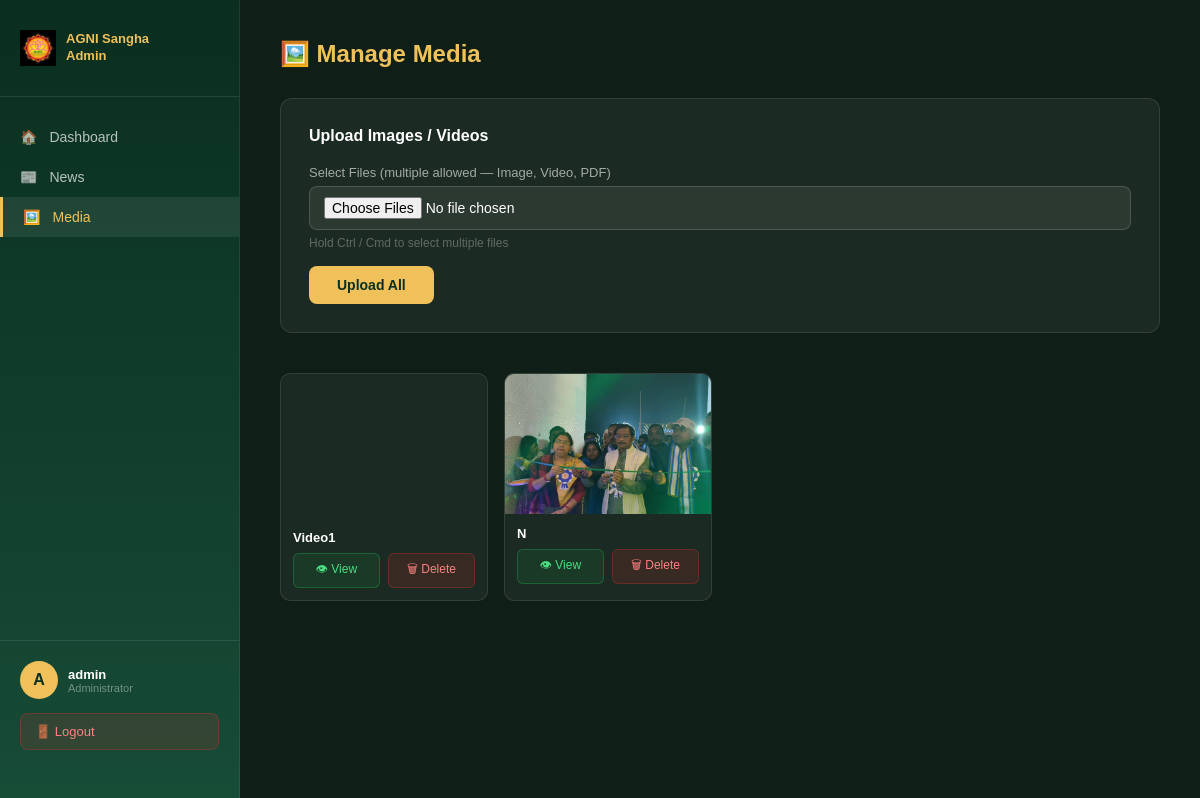
Page /dashboard/media/ (signed in) on the committed database.
### core/models.py (models this page shows, shortened)
class Media(models.Model):
    FILE_TYPES = [('image', 'Image'), ('video', 'Video'), ('pdf', 'PDF')]
    title = models.CharField(max_length=200)
    file = models.FileField(upload_to='media_uploads/')
    file_type = models.CharField(max_length=10, choices=FILE_TYPES)
    uploaded_at = models.DateTimeField(auto_now_add=True)
    class Meta:
        ordering = ['-uploaded_at']

### core/views.py (the view, shortened to what this page needs)
# urls.py: path('dashboard/media/', views.media_manage, name='media_manage'),
@login_required(login_url='admin_login')
def media_manage(request):
    media_list = Media.objects.all()
    return render(request, 'core/admin/media_manage.html', {'media_list': media_list})

### core/templates/core/admin/media_manage.html (shortened to what this page needs)
{% load static %}
<!DOCTYPE html>
<html lang="en">
<head>
</head>
<body>
<div class="sidebar">
    <div class="sidebar-logo">
        <img src="{% static 'images/logo.png' %}" alt="logo">
        <span>AGNI Sangha<br>Admin</span>
    </div>
    <nav class="sidebar-nav">
        <a href="{% url 'admin_dashboard' %}"><span>🏠</span> Dashboard</a>
        <a href="{% url 'news_manage' %}"><span>📰</span> News</a>
        <a href="{% url 'media_manage' %}" class="active"><span>🖼️</span> Media</a>
    </nav>
    <div class="sidebar-bottom">
        <div class="profile-info">
            <div class="profile-avatar">{{ request.user.username|first|upper }}</div>
            <div>
                <div class="profile-name">{{ request.user.username }}</div>
                <div class="profile-role">Administrator</div>
            </div>
        </div>
        <a href="{% url 'admin_logout' %}" class="logout-btn">🚪 Logout</a>
    </div>
</div>
<div class="main">
    <h1>🖼️ Manage Media</h1>
    <div class="upload-form">
        <h2>Upload Images / Videos</h2>
        <form method="POST" enctype="multipart/form-data" action="{% url 'media_manage' %}">
            <div class="form-group">
                <label>Select Files (multiple allowed — Image, Video, PDF)</label>
                <input type="file" name="files" accept="image/*,video/*,.pdf" multiple required>
                <small style="color:rgba(255,255,255,0.3);font-size:12px;margin-top:6px;display:block">Hold Ctrl / Cmd to select multiple files</small>
            </div>
            <button type="submit" class="submit-btn">Upload All</button>
        </form>
    </div>
    {% if media_list %}
    <div class="media-grid">
        {% for item in media_list %}
        <div class="media-card">
            {% if item.file_type == 'image' %}
                <img src="{{ item.file.url }}" alt="{{ item.title }}">
            {% elif item.file_type == 'video' %}
                <video src="{{ item.file.url }}" style="width:100%;height:140px;object-fit:cover;border-radius:0" muted preload="metadata"></video>
            {% else %}
                <div class="pdf-thumb">
                    <span>📄</span>
                    <p>PDF Document</p>
                </div>
            {% endif %}
            <div class="media-info">
                <h4>{{ item.title }}</h4>
                <div class="media-actions">
                    <a href="{{ item.file.url }}" target="_blank" class="delete-btn" style="color:#4ade80; border-color:rgba(34,197,94,0.3); background:rgba(34,197,94,0.1);">👁 View</a>
                    <a href="{% url 'media_delete' item.id %}" class="delete-btn" onclick="return confirm('Delete this file?')">🗑 Delete</a>
                </div>
            </div>
        </div>
        {% endfor %}
    </div>
    {% else %}
    <p class="empty">No media uploaded yet.</p>
    {% endif %}
</div>
</body>
</html>

### core/templates/core/admin/media_manage.html (style rules this page uses)
* { margin: 0; padding: 0; box-sizing: border-box; font-family: Arial, sans-serif; }
body { display: flex; min-height: 100vh; background: #0f1f17; color: white; }
.sidebar { width: 240px; background: linear-gradient(180deg, #0a2e1f, #174c37); display: flex; flex-direction: column; padding: 30px 0; border-right: 1px solid rgba(255,255,255,0.08); position: fixed; height: 100vh; }
.sidebar-logo { display: flex; align-items: center; gap: 10px; padding: 0 20px 30px; border-bottom: 1px solid rgba(255,255,255,0.1); }
.sidebar-logo img { width: 36px; }
.sidebar-logo span { font-size: 13px; font-weight: bold; color: #f0c15b; line-height: 1.3; }
.sidebar-nav { flex: 1; padding: 20px 0; }
.sidebar-nav a { display: flex; align-items: center; gap: 12px; padding: 12px 20px; color: rgba(255,255,255,0.7); text-decoration: none; font-size: 14px; transition: 0.2s; }
.sidebar-nav a:hover, .sidebar-nav a.active { background: rgba(255,255,255,0.08); color: #f0c15b; border-left: 3px solid #f0c15b; }
.sidebar-bottom { padding: 20px; border-top: 1px solid rgba(255,255,255,0.1); }
.profile-info { display: flex; align-items: center; gap: 10px; margin-bottom: 14px; }
.profile-avatar { width: 38px; height: 38px; background: #f0c15b; border-radius: 50%; display: flex; align-items: center; justify-content: center; font-weight: bold; color: #0a2e1f; font-size: 16px; }
.profile-name { font-size: 13px; font-weight: 600; color: white; }
.profile-role { font-size: 11px; color: rgba(255,255,255,0.4); }
.logout-btn { display: flex; align-items: center; gap: 8px; width: 100%; padding: 10px 14px; background: rgba(220,50,50,0.15); border: 1px solid rgba(220,50,50,0.3); border-radius: 8px; color: #ff8080; font-size: 13px; cursor: pointer; text-decoration: none; transition: 0.3s; }
.main { margin-left: 240px; flex: 1; padding: 40px; }
.main h1 { font-size: 24px; color: #f0c15b; margin-bottom: 30px; }
.upload-form { background: rgba(255,255,255,0.05); border: 1px solid rgba(255,255,255,0.1); border-radius: 12px; padding: 28px; margin-bottom: 40px; }
.upload-form h2 { font-size: 16px; color: white; margin-bottom: 20px; }
.form-group { margin-bottom: 16px; }
.form-group label { display: block; font-size: 13px; color: rgba(255,255,255,0.6); margin-bottom: 6px; }
.form-group input { width: 100%; padding: 10px 14px; background: rgba(255,255,255,0.07); border: 1px solid rgba(255,255,255,0.15); border-radius: 8px; color: white; font-size: 14px; outline: none; transition: 0.3s; }
.submit-btn { padding: 11px 28px; background: #f0c15b; color: #0a2e1f; font-weight: 700; font-size: 14px; border: none; border-radius: 8px; cursor: pointer; transition: 0.3s; }
.media-grid { display: grid; grid-template-columns: repeat(auto-fill, minmax(200px, 1fr)); gap: 16px; }
.media-card { background: rgba(255,255,255,0.05); border: 1px solid rgba(255,255,255,0.1); border-radius: 10px; overflow: hidden; }
.media-card img { width: 100%; height: 140px; object-fit: cover; display: block; }
.media-info { padding: 12px; }
.media-info h4 { font-size: 13px; color: white; margin-bottom: 8px; white-space: nowrap; overflow: hidden; text-overflow: ellipsis; }
.media-actions { display: flex; gap: 8px; }
.delete-btn { flex: 1; padding: 6px; background: rgba(220,50,50,0.15); border: 1px solid rgba(220,50,50,0.3); border-radius: 6px; color: #ff8080; font-size: 12px; cursor: pointer; text-decoration: none; text-align: center; transition: 0.3s; }

### rows in the picture
Media: title "Video1"
Media: file (picture), title "N"

### other values in the picture
{{ request.user.username|first|upper }} "A"
{{ request.user.username }} "admin"
